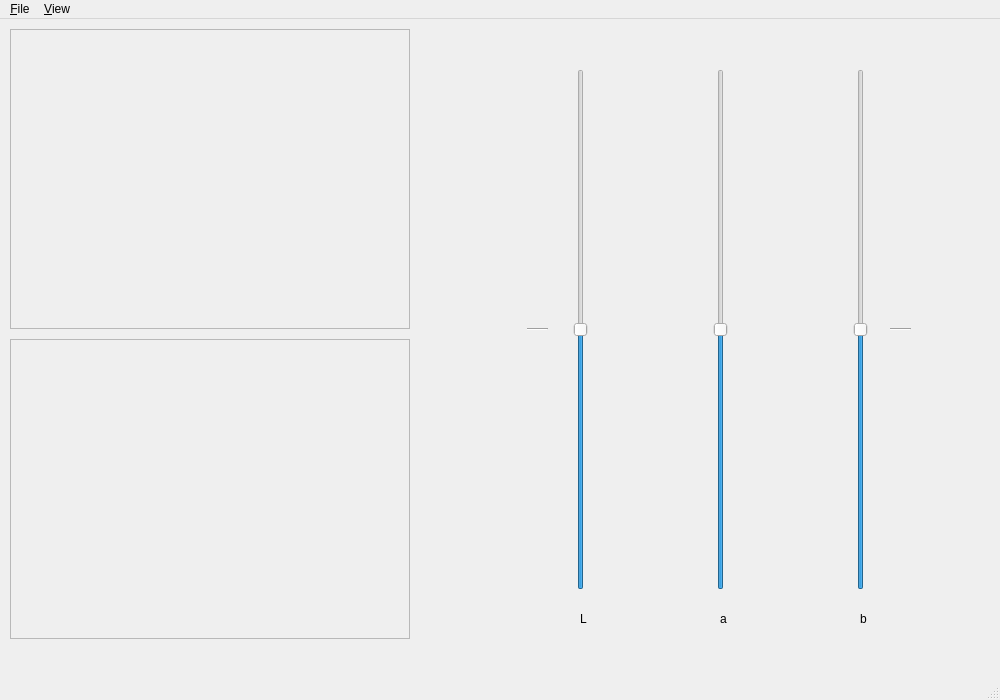
<?xml version="1.0" encoding="UTF-8"?>
<ui version="4.0">
 <class>MainWindow</class>
 <widget class="QMainWindow" name="MainWindow">
  <property name="geometry">
   <rect>
    <x>0</x>
    <y>0</y>
    <width>1000</width>
    <height>700</height>
   </rect>
  </property>
  <property name="windowTitle">
   <string>MainWindow</string>
  </property>
  <widget class="QWidget" name="centralWidget">
   <property name="autoFillBackground">
    <bool>false</bool>
   </property>
   <widget class="QScrollArea" name="originalScrollArea">
    <property name="enabled">
     <bool>true</bool>
    </property>
    <property name="geometry">
     <rect>
      <x>10</x>
      <y>10</y>
      <width>400</width>
      <height>300</height>
     </rect>
    </property>
    <property name="sizePolicy">
     <sizepolicy hsizetype="Preferred" vsizetype="Preferred">
      <horstretch>0</horstretch>
      <verstretch>0</verstretch>
     </sizepolicy>
    </property>
    <property name="autoFillBackground">
     <bool>true</bool>
    </property>
    <property name="widgetResizable">
     <bool>true</bool>
    </property>
    <property name="alignment">
     <set>Qt::AlignLeading|Qt::AlignLeft|Qt::AlignTop</set>
    </property>
    <widget class="QWidget" name="originalScrollAreaWidgetContents">
     <property name="geometry">
      <rect>
       <x>0</x>
       <y>0</y>
       <width>398</width>
       <height>298</height>
      </rect>
     </property>
    </widget>
   </widget>
   <widget class="QScrollArea" name="processedScrollArea">
    <property name="geometry">
     <rect>
      <x>10</x>
      <y>320</y>
      <width>400</width>
      <height>300</height>
     </rect>
    </property>
    <property name="sizePolicy">
     <sizepolicy hsizetype="Preferred" vsizetype="Preferred">
      <horstretch>0</horstretch>
      <verstretch>0</verstretch>
     </sizepolicy>
    </property>
    <property name="widgetResizable">
     <bool>true</bool>
    </property>
    <widget class="QWidget" name="processedScrollAreaWidgetContents">
     <property name="geometry">
      <rect>
       <x>0</x>
       <y>0</y>
       <width>398</width>
       <height>298</height>
      </rect>
     </property>
    </widget>
   </widget>
   <widget class="QSlider" name="sliderL">
    <property name="geometry">
     <rect>
      <x>570</x>
      <y>50</y>
      <width>22</width>
      <height>521</height>
     </rect>
    </property>
    <property name="minimum">
     <number>-50</number>
    </property>
    <property name="maximum">
     <number>50</number>
    </property>
    <property name="singleStep">
     <number>1</number>
    </property>
    <property name="pageStep">
     <number>10</number>
    </property>
    <property name="value">
     <number>0</number>
    </property>
    <property name="sliderPosition">
     <number>0</number>
    </property>
    <property name="orientation">
     <enum>Qt::Vertical</enum>
    </property>
   </widget>
   <widget class="QSlider" name="sliderA">
    <property name="geometry">
     <rect>
      <x>710</x>
      <y>50</y>
      <width>22</width>
      <height>521</height>
     </rect>
    </property>
    <property name="minimum">
     <number>-60</number>
    </property>
    <property name="maximum">
     <number>60</number>
    </property>
    <property name="orientation">
     <enum>Qt::Vertical</enum>
    </property>
   </widget>
   <widget class="QSlider" name="sliderB">
    <property name="geometry">
     <rect>
      <x>850</x>
      <y>50</y>
      <width>22</width>
      <height>521</height>
     </rect>
    </property>
    <property name="minimum">
     <number>-60</number>
    </property>
    <property name="maximum">
     <number>60</number>
    </property>
    <property name="orientation">
     <enum>Qt::Vertical</enum>
    </property>
   </widget>
   <widget class="QLabel" name="label_L">
    <property name="geometry">
     <rect>
      <x>580</x>
      <y>590</y>
      <width>20</width>
      <height>20</height>
     </rect>
    </property>
    <property name="text">
     <string>L</string>
    </property>
   </widget>
   <widget class="QLabel" name="label_A">
    <property name="geometry">
     <rect>
      <x>720</x>
      <y>590</y>
      <width>20</width>
      <height>20</height>
     </rect>
    </property>
    <property name="text">
     <string>a</string>
    </property>
   </widget>
   <widget class="QLabel" name="label_B">
    <property name="geometry">
     <rect>
      <x>860</x>
      <y>590</y>
      <width>20</width>
      <height>20</height>
     </rect>
    </property>
    <property name="text">
     <string>b</string>
    </property>
   </widget>
   <widget class="Line" name="line">
    <property name="geometry">
     <rect>
      <x>527</x>
      <y>300</y>
      <width>21</width>
      <height>21</height>
     </rect>
    </property>
    <property name="orientation">
     <enum>Qt::Horizontal</enum>
    </property>
   </widget>
   <widget class="Line" name="line_3">
    <property name="geometry">
     <rect>
      <x>890</x>
      <y>300</y>
      <width>21</width>
      <height>21</height>
     </rect>
    </property>
    <property name="orientation">
     <enum>Qt::Horizontal</enum>
    </property>
   </widget>
  </widget>
  <widget class="QMenuBar" name="menuBar">
   <property name="geometry">
    <rect>
     <x>0</x>
     <y>0</y>
     <width>1000</width>
     <height>21</height>
    </rect>
   </property>
   <widget class="QMenu" name="menuFile">
    <property name="title">
     <string>&amp;File</string>
    </property>
    <addaction name="openAct"/>
    <addaction name="exportLutAct"/>
    <addaction name="exitAct"/>
   </widget>
   <widget class="QMenu" name="menuView">
    <property name="title">
     <string>&amp;View</string>
    </property>
    <addaction name="zoomInAct"/>
    <addaction name="zoomOutAct"/>
    <addaction name="actualSizeAct"/>
    <addaction name="fitToWindowAct"/>
   </widget>
   <addaction name="menuFile"/>
   <addaction name="menuView"/>
  </widget>
  <widget class="QStatusBar" name="statusBar"/>
  <action name="openAct">
   <property name="text">
    <string>Open...</string>
   </property>
  </action>
  <action name="exportLutAct">
   <property name="text">
    <string>Export 3D LUT</string>
   </property>
  </action>
  <action name="exitAct">
   <property name="enabled">
    <bool>true</bool>
   </property>
   <property name="text">
    <string>Exit</string>
   </property>
  </action>
  <action name="zoomInAct">
   <property name="enabled">
    <bool>false</bool>
   </property>
   <property name="text">
    <string>Zoom in</string>
   </property>
   <property name="shortcut">
    <string>Ctrl++</string>
   </property>
  </action>
  <action name="zoomOutAct">
   <property name="enabled">
    <bool>false</bool>
   </property>
   <property name="text">
    <string>Zoom out</string>
   </property>
   <property name="shortcut">
    <string>Ctrl+-</string>
   </property>
  </action>
  <action name="actualSizeAct">
   <property name="enabled">
    <bool>false</bool>
   </property>
   <property name="text">
    <string>Actual Pixels</string>
   </property>
   <property name="toolTip">
    <string>Actual Pixels</string>
   </property>
   <property name="shortcut">
    <string>Ctrl+1</string>
   </property>
  </action>
  <action name="fitToWindowAct">
   <property name="checkable">
    <bool>true</bool>
   </property>
   <property name="checked">
    <bool>true</bool>
   </property>
   <property name="enabled">
    <bool>false</bool>
   </property>
   <property name="text">
    <string>Fit to Window</string>
   </property>
   <property name="shortcut">
    <string>Ctrl+0</string>
   </property>
  </action>
 </widget>
 <layoutdefault spacing="6" margin="11"/>
 <resources/>
 <connections/>
</ui>
